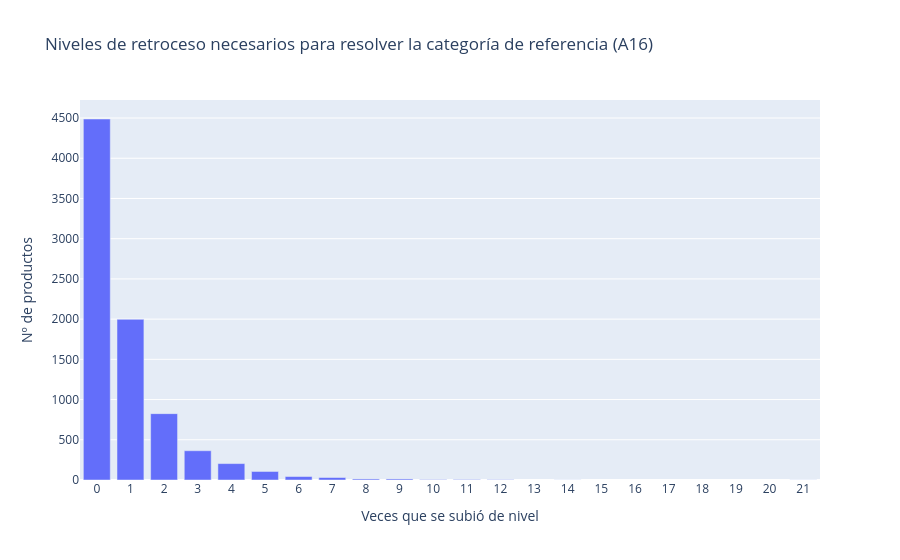

Notebook source saved alongside this figure:
### Code cell
grafico = distribucion_retroceso[distribucion_retroceso.index != "sin resolver"].reset_index()
grafico.columns = ["nivel_retroceso", "n_productos"]
fig = px.bar(
    grafico, x="nivel_retroceso", y="n_productos",
    title="Niveles de retroceso necesarios para resolver la categoría de referencia (A16)",
    labels={"nivel_retroceso": "Veces que se subió de nivel", "n_productos": "Nº de productos"},
)
fig.update_layout(xaxis=dict(dtick=1))
fig.show()

### Figure 1 — Plotly figure (JSON) as saved in the notebook; plotly's stock layout.template omitted (floating-point values rounded to 4 significant figures)
{"data": [{"hovertemplate": "Veces que se subió de nivel=%{x}<br>Nº de productos=%{y}<extra></extra>", "legendgroup": "", "marker": {"color": "#636efa", "pattern": {"shape": ""}}, "name": "", "orientation": "v", "showlegend": false, "textposition": "auto", "type": "bar", "x": [0, 1, 2, 3, 4, 5, 6, 7, 8, 9, 10, 11, 12, 14, 21], "xaxis": "x", "y": [4488, 1997, 825, 364, 204, 106, 43, 31, 13, 13, 5, 6, 4, 1, 1], "yaxis": "y"}], "layout": {"barmode": "relative", "legend": {"tracegroupgap": 0}, "title": {"text": "Niveles de retroceso necesarios para resolver la categoría de referencia (A16)"}, "xaxis": {"anchor": "y", "domain": [0.0, 1.0], "dtick": 1, "title": {"text": "Veces que se subió de nivel"}}, "yaxis": {"anchor": "x", "domain": [0.0, 1.0], "title": {"text": "Nº de productos"}}}}
